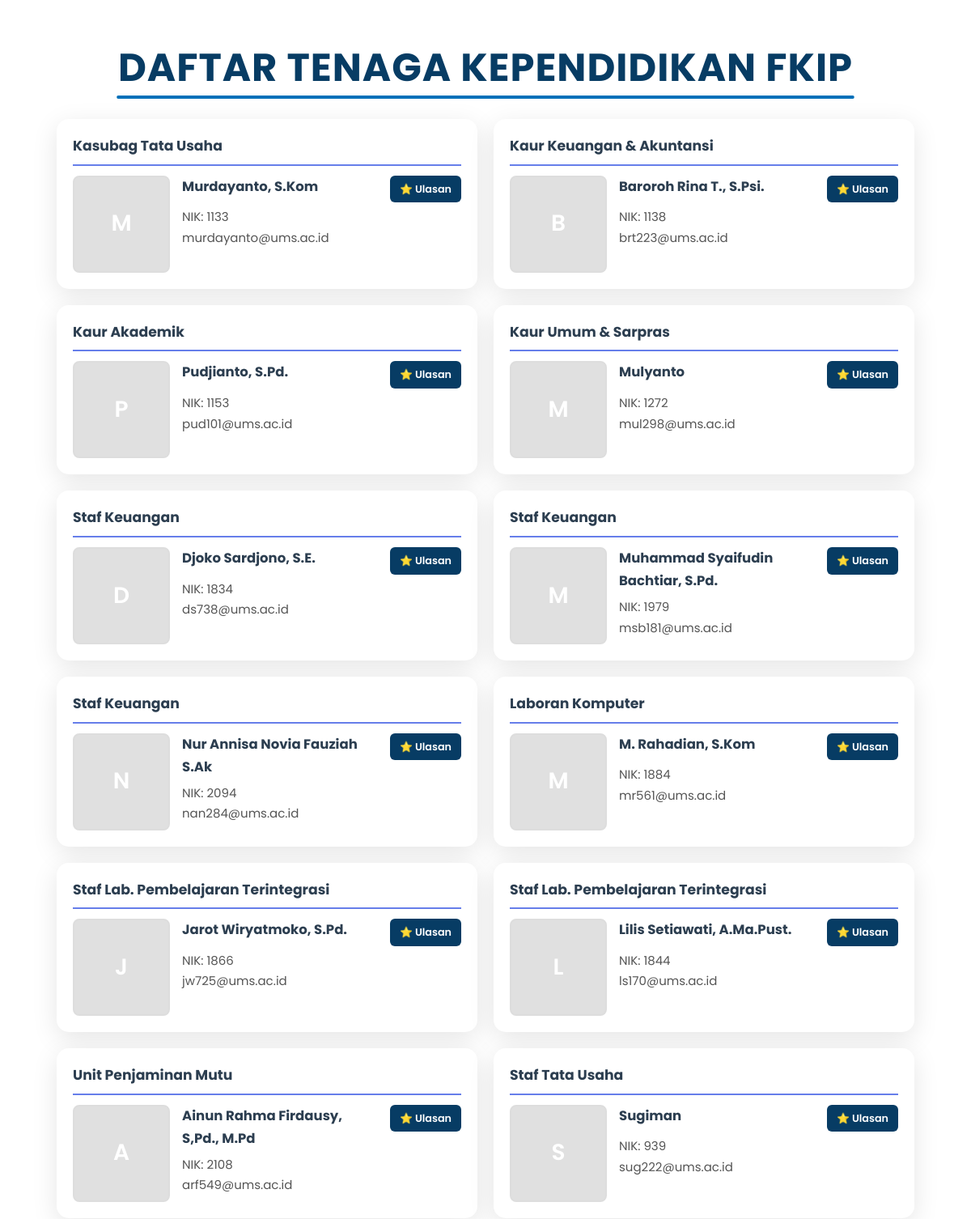
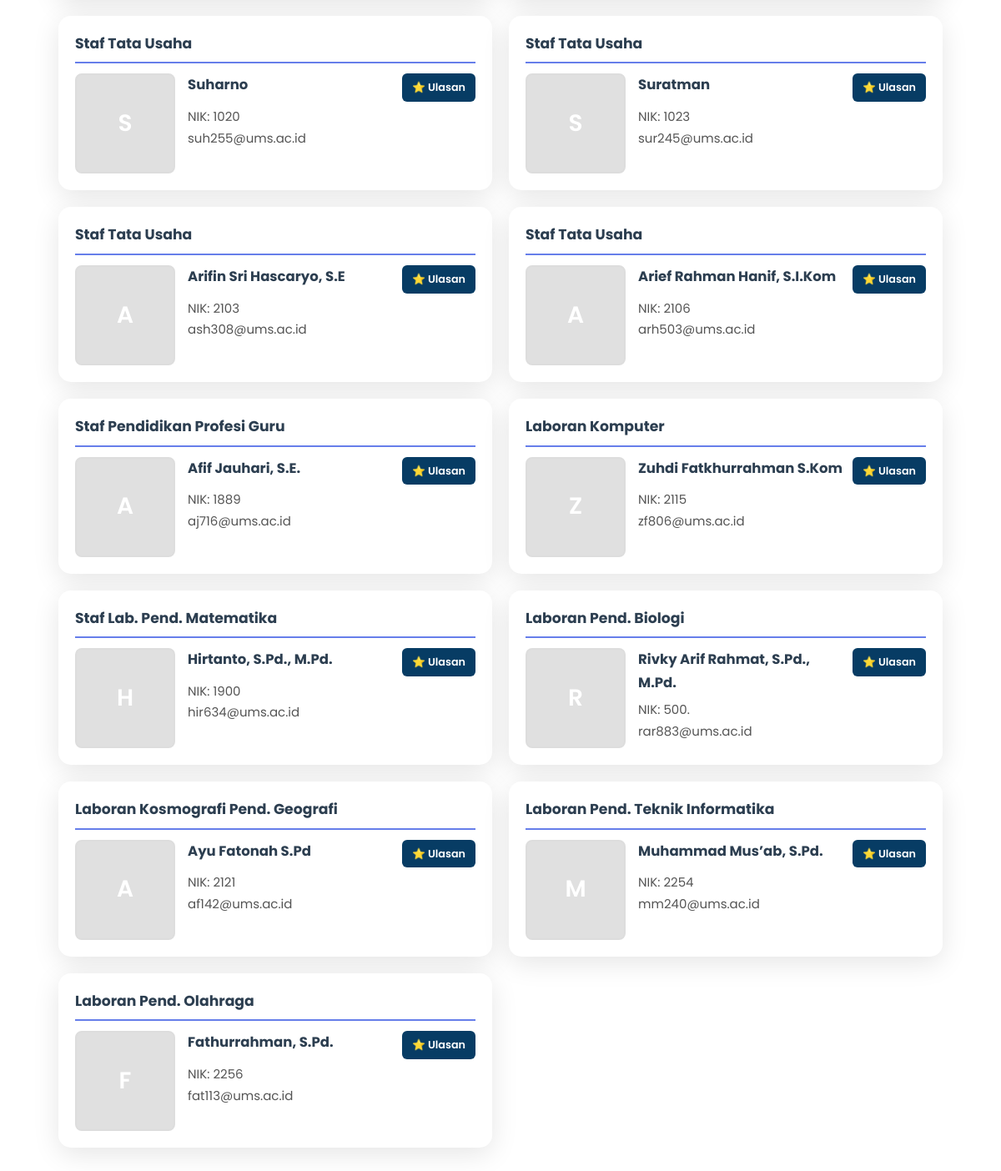
The page / on the database its author committed (2 pictures, top to bottom).
### tables this page shows
CREATE TABLE `tenaga_kependidikan` (
  `id` int(11) NOT NULL,
  `nama` varchar(255) NOT NULL,
  `jabatan` varchar(255) NOT NULL,
  `nik` varchar(4) NOT NULL,
  `email` varchar(255) DEFAULT NULL,
  `foto` varchar(255) DEFAULT NULL,
  `created_at` timestamp NOT NULL DEFAULT current_timestamp()
);

### index.php (the view, shortened to what this page needs)
<?php
include 'config.php';
$query = "SELECT * FROM tenaga_kependidikan ORDER BY id ASC";
$result = $conn->query($query);
?>
<!DOCTYPE html>
<html lang="id-ID">
<head>
</head>
<body>
<section class="header-section">
    <h3 class="elementor-headline e-animated">
        <span class="elementor-headline-dynamic-wrapper">
            <span class="elementor-headline-plain-text">DAFTAR </span><span class="elementor-headline-dynamic-text">TENAGA KEPENDIDIKAN</span><span class="elementor-headline-plain-text"> FKIP</span>
            <svg xmlns="http://www.w3.org/2000/svg" viewBox="0 0 1000 10" preserveAspectRatio="none" aria-hidden="true">
                <line x1="0" y1="5" x2="1000" y2="5"></line>
            </svg>
        </span>
    </h3>
</section>
<div class="container">
    <?php if ($result && $result->num_rows > 0): ?>
        <div class="staff-grid">
        <?php while ($staff = $result->fetch_assoc()): ?>
            <?php
            $initials = strtoupper(substr($staff['nama'], 0, 1));
            ?>
            <div class="staff-card">
                <div class="staff-header">
                    <div class="staff-jabatan"><?php echo htmlspecialchars($staff['jabatan']); ?></div>
                </div>
                <div class="staff-body">
                    <div class="staff-avatar" data-initials="<?php echo $initials; ?>">
                    </div>
                    <div class="staff-right">
                        <div class="staff-info">
                            <div class="staff-name-container">
                                <strong><?php echo htmlspecialchars($staff['nama']); ?></strong>
                                <a href="ulasanratingtenaga.php?id=<?php echo $staff['id']; ?>" class="btn-ulasan">⭐ Ulasan</a>
                            </div>
                            NIK: <?php echo htmlspecialchars($staff['nik']); ?><br>
                            <?php if (!empty($staff['email'])): ?>
                                <?php echo htmlspecialchars($staff['email']); ?>
                            <?php endif; ?>
                        </div>
                    </div>
                </div>
            </div>
        <?php endwhile; ?>
        </div>
    <?php else: ?>
        <div class="staff-card">
            <p style="text-align:center;">Tidak ada data tenaga kependidikan.</p>
        </div>
    <?php endif; ?>
</div>
</body>
</html>

### index.php (style rules this page uses)
* { margin:0;padding:0;box-sizing:border-box; }
body { font-family:'Poppins',sans-serif; font-size:15px; line-height:1.6; color:#3a3a3a; background:#fff; min-height:100vh; }
.header-section { text-align:center; padding:50px 20px 30px; background:#fff; }
.elementor-headline { font-family:'Poppins', Sans-serif; font-size:3rem; font-weight:700; color:#0A1AFF; margin:0; line-height:1.4em; letter-spacing:0.02em; }
.elementor-headline-plain-text { color:#073c64; }
.elementor-headline-dynamic-wrapper { position:relative; display:inline-block; vertical-align:baseline; }
.elementor-headline-dynamic-text { color:#073c64; }
.elementor-headline-dynamic-wrapper svg { position:absolute; bottom:-8px; left:0; width:100%; height:10px; overflow:visible; pointer-events:none; }
.container { max-width:1100px; margin:0 auto; padding:0 20px 40px; }
.staff-grid { display:grid; grid-template-columns:repeat(2, 1fr); gap:20px; }
.staff-card { background:#fff; border-radius:15px; padding:20px; box-shadow:0 8px 32px rgba(0,0,0,0.1); transition:transform 0.3s ease,box-shadow 0.3s ease; display:flex; flex-direction:column; }
.staff-header { border-bottom:2px solid #667eea; margin-bottom:12px; padding-bottom:8px; }
.staff-jabatan { font-size:1.15em; font-weight:700; color:#2c3e50; }
.staff-body { display:flex; gap:15px; flex:1; }
.staff-avatar { width:120px; height:120px; border-radius:8px; background:#e0e0e0; display:flex; align-items:center; justify-content:center; color:white; font-weight:600; font-size:28px; overflow:hidden; flex-shrink:0; align-self:flex-start; border:2px solid #ddd; }
.staff-right { flex:1; display:flex; flex-direction:column; }
.staff-info { flex:1; color:#555; line-height:1.7; }
.staff-name-container { display:flex; justify-content:space-between; align-items:flex-start; gap:10px; margin-bottom:5px; }
.staff-info strong { color:#2c3e50; font-size:1.1em; }
.btn-ulasan { display:inline-block; padding:6px 12px; background:#073c64; color:white; text-decoration:none; border-radius:6px; font-size:0.85em; font-weight:600; white-space:nowrap; transition:transform 0.2s ease,box-shadow 0.2s ease; }

### rows shown on the page
tenaga_kependidikan: jabatan "Kasubag Tata Usaha", nama "Murdayanto, S.Kom", nik "1133", email "murdayanto@ums.ac.id"
tenaga_kependidikan: jabatan "Kaur Keuangan & Akuntansi", nama "Baroroh Rina T., S.Psi.", nik "1138", email "brt223@ums.ac.id"
tenaga_kependidikan: jabatan "Kaur Akademik", nama "Pudjianto, S.Pd.", nik "1153", email "pud101@ums.ac.id"
tenaga_kependidikan: jabatan "Kaur Umum & Sarpras", nama "Mulyanto", nik "1272", email "mul298@ums.ac.id"
tenaga_kependidikan: jabatan "Staf Keuangan", nama "Djoko Sardjono, S.E.", nik "1834", email "ds738@ums.ac.id"
tenaga_kependidikan: jabatan "Staf Keuangan", nama "Muhammad Syaifudin Bachtiar, S.Pd.", nik "1979", email "msb181@ums.ac.id"
tenaga_kependidikan: jabatan "Staf Keuangan", nama "Nur Annisa Novia Fauziah S.Ak", nik "2094", email "nan284@ums.ac.id"
tenaga_kependidikan: jabatan "Laboran Komputer", nama "M. Rahadian, S.Kom", nik "1884", email "mr561@ums.ac.id"
tenaga_kependidikan: jabatan "Staf Lab. Pembelajaran Terintegrasi", nama "Jarot Wiryatmoko, S.Pd.", nik "1866", email "jw725@ums.ac.id"
tenaga_kependidikan: jabatan "Staf Lab. Pembelajaran Terintegrasi", nama "Lilis Setiawati, A.Ma.Pust.", nik "1844", email "ls170@ums.ac.id"
tenaga_kependidikan: jabatan "Unit Penjaminan Mutu", nama "Ainun Rahma Firdausy, S,Pd., M.Pd", nik "2108", email "arf549@ums.ac.id"
tenaga_kependidikan: jabatan "Staf Tata Usaha", nama "Sugiman", nik "939", email "sug222@ums.ac.id"
tenaga_kependidikan: jabatan "Staf Tata Usaha", nama "Suharno", nik "1020", email "suh255@ums.ac.id"
tenaga_kependidikan: jabatan "Staf Tata Usaha", nama "Suratman", nik "1023", email "sur245@ums.ac.id"
tenaga_kependidikan: jabatan "Staf Tata Usaha", nama "Arifin Sri Hascaryo, S.E", nik "2103", email "ash308@ums.ac.id"
tenaga_kependidikan: jabatan "Staf Tata Usaha", nama "Arief Rahman Hanif, S.I.Kom", nik "2106", email "arh503@ums.ac.id"
tenaga_kependidikan: jabatan "Staf Pendidikan Profesi Guru", nama "Afif Jauhari, S.E.", nik "1889", email "aj716@ums.ac.id"
tenaga_kependidikan: jabatan "Laboran Komputer", nama "Zuhdi Fatkhurrahman S.Kom", nik "2115", email "zf806@ums.ac.id"
tenaga_kependidikan: jabatan "Staf Lab. Pend. Matematika", nama "Hirtanto, S.Pd., M.Pd.", nik "1900", email "hir634@ums.ac.id"
tenaga_kependidikan: jabatan "Laboran Pend. Biologi", nama "Rivky Arif Rahmat, S.Pd., M.Pd.", nik "500.", email "rar883@ums.ac.id"
tenaga_kependidikan: jabatan "Laboran Kosmografi Pend. Geografi", nama "Ayu Fatonah S.Pd", nik "2121", email "af142@ums.ac.id"
tenaga_kependidikan: jabatan "Laboran Pend. Teknik Informatika", nama "Muhammad Mus’ab, S.Pd.", nik "2254", email "mm240@ums.ac.id"
tenaga_kependidikan: jabatan "Laboran Pend. Olahraga", nama "Fathurrahman, S.Pd.", nik "2256", email "fat113@ums.ac.id"
